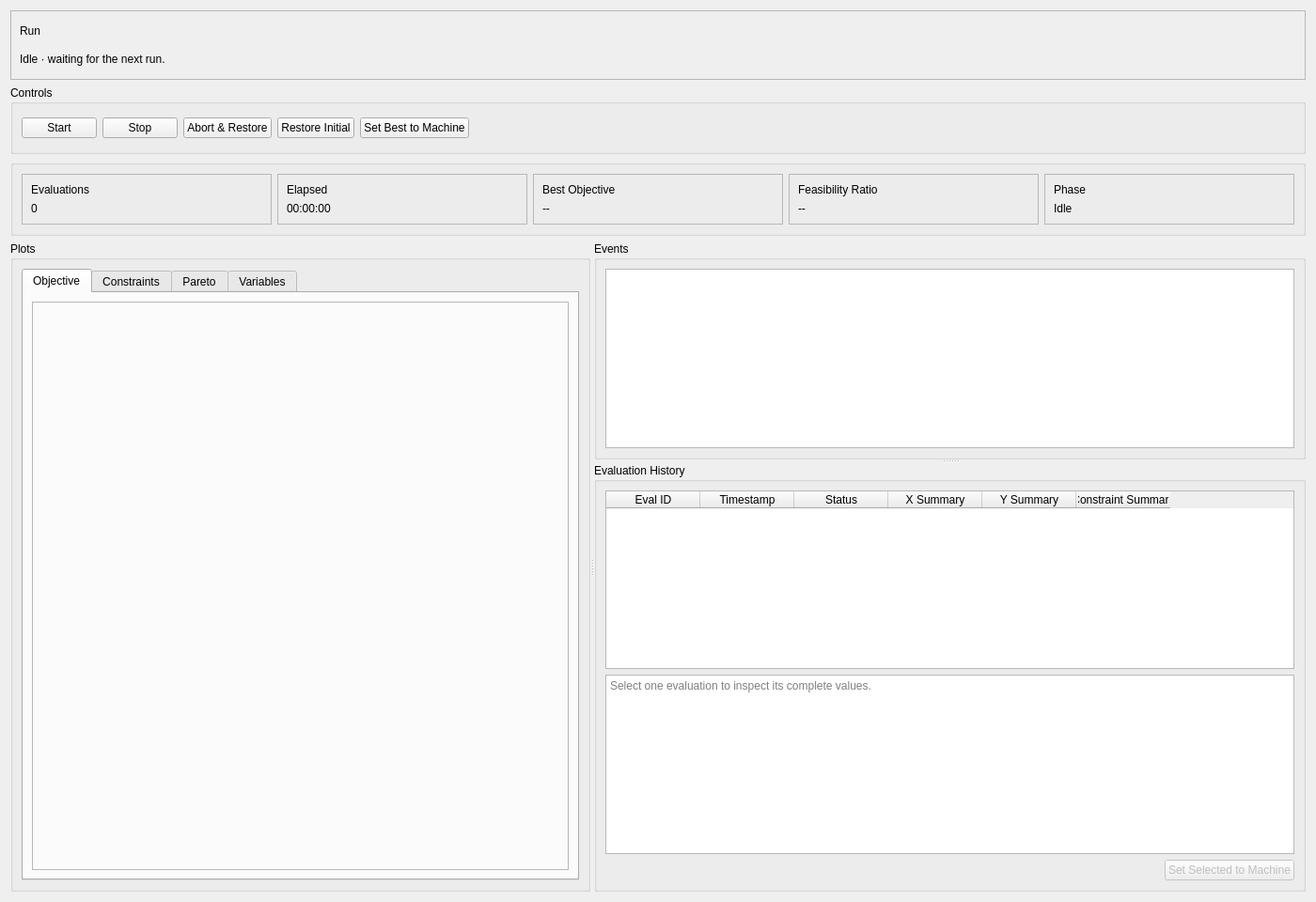
<?xml version="1.0" encoding="UTF-8"?>
<ui version="4.0">
 <class>RunMonitorPage</class>
 <widget class="QWidget" name="RunMonitorPage">
  <property name="geometry">
   <rect><x>0</x><y>0</y><width>1400</width><height>960</height></rect>
  </property>
  <property name="windowTitle">
   <string>Run Monitor</string>
  </property>
  <layout class="QVBoxLayout" name="verticalLayout_main">
   <item>
    <widget class="QFrame" name="frame_runHero">
     <property name="frameShape">
      <enum>QFrame::StyledPanel</enum>
     </property>
     <layout class="QVBoxLayout" name="verticalLayout_runHero">
      <item>
       <widget class="QLabel" name="label_runTitle">
        <property name="text">
         <string>Run</string>
        </property>
       </widget>
      </item>
      <item>
       <widget class="QLabel" name="label_runSummary">
        <property name="text">
         <string>Idle · waiting for the next run.</string>
        </property>
        <property name="wordWrap">
         <bool>true</bool>
        </property>
       </widget>
      </item>
     </layout>
    </widget>
   </item>
   <item>
   <widget class="QGroupBox" name="groupBox_actions">
     <property name="title"><string>Controls</string></property>
     <layout class="QVBoxLayout" name="verticalLayout_actionsBox">
      <item>
       <layout class="QHBoxLayout" name="horizontalLayout_actions">
        <item><widget class="QPushButton" name="pushButton_start"><property name="text"><string>Start</string></property></widget></item>
        <item><widget class="QPushButton" name="pushButton_stop"><property name="text"><string>Stop</string></property></widget></item>
        <item><widget class="QPushButton" name="pushButton_abortRestore"><property name="text"><string>Abort &amp;&amp; Restore</string></property></widget></item>
        <item><widget class="QPushButton" name="pushButton_restoreInitial"><property name="text"><string>Restore Initial</string></property></widget></item>
        <item><widget class="QPushButton" name="pushButton_setBest"><property name="text"><string>Set Best to Machine</string></property></widget></item>
        <item><spacer name="horizontalSpacer"><property name="orientation"><enum>Qt::Horizontal</enum></property><property name="sizeHint" stdset="0"><size><width>40</width><height>20</height></size></property></spacer></item>
       </layout>
      </item>
     </layout>
    </widget>
   </item>
   <item>
   <widget class="QGroupBox" name="groupBox_runtime">
     <property name="title"><string/></property>
     <layout class="QGridLayout" name="gridLayout_runtime">
      <item row="0" column="0"><widget class="QFrame" name="frame_eval"><property name="frameShape"><enum>QFrame::StyledPanel</enum></property><layout class="QVBoxLayout" name="verticalLayout_eval"><item><widget class="QLabel" name="label_evalTitle"><property name="text"><string>Evaluations</string></property></widget></item><item><widget class="QLabel" name="label_evalValue"><property name="text"><string>0</string></property></widget></item></layout></widget></item>
      <item row="0" column="1"><widget class="QFrame" name="frame_elapsed"><property name="frameShape"><enum>QFrame::StyledPanel</enum></property><layout class="QVBoxLayout" name="verticalLayout_elapsed"><item><widget class="QLabel" name="label_elapsedTitle"><property name="text"><string>Elapsed</string></property></widget></item><item><widget class="QLabel" name="label_elapsedValue"><property name="text"><string>00:00:00</string></property></widget></item></layout></widget></item>
      <item row="0" column="2"><widget class="QFrame" name="frame_best"><property name="frameShape"><enum>QFrame::StyledPanel</enum></property><layout class="QVBoxLayout" name="verticalLayout_best"><item><widget class="QLabel" name="label_bestTitle"><property name="text"><string>Best Objective</string></property></widget></item><item><widget class="QLabel" name="label_bestValue"><property name="text"><string>--</string></property></widget></item></layout></widget></item>
      <item row="0" column="3"><widget class="QFrame" name="frame_feasibility"><property name="frameShape"><enum>QFrame::StyledPanel</enum></property><layout class="QVBoxLayout" name="verticalLayout_feasibility"><item><widget class="QLabel" name="label_feasibilityTitle"><property name="text"><string>Feasibility Ratio</string></property></widget></item><item><widget class="QLabel" name="label_feasibilityValue"><property name="text"><string>--</string></property></widget></item></layout></widget></item>
      <item row="0" column="4"><widget class="QFrame" name="frame_phase"><property name="frameShape"><enum>QFrame::StyledPanel</enum></property><layout class="QVBoxLayout" name="verticalLayout_phase"><item><widget class="QLabel" name="label_phaseTitle"><property name="text"><string>Phase</string></property></widget></item><item><widget class="QLabel" name="label_phaseValue"><property name="text"><string>Idle</string></property></widget></item></layout></widget></item>
     </layout>
    </widget>
   </item>
   <item>
    <widget class="QSplitter" name="splitter_main">
     <property name="orientation"><enum>Qt::Horizontal</enum></property>
     <widget class="QGroupBox" name="groupBox_livePlots">
      <property name="title"><string>Plots</string></property>
      <layout class="QVBoxLayout" name="verticalLayout_livePlots">
       <item>
        <widget class="QTabWidget" name="tabWidget_plots">
         <widget class="QWidget" name="tab_obj"><attribute name="title"><string>Objective</string></attribute><layout class="QVBoxLayout" name="verticalLayout_obj"><item><widget class="QFrame" name="frame_obj"><property name="frameShape"><enum>QFrame::StyledPanel</enum></property></widget></item></layout></widget>
         <widget class="QWidget" name="tab_constraints"><attribute name="title"><string>Constraints</string></attribute><layout class="QVBoxLayout" name="verticalLayout_constraints"><item><widget class="QFrame" name="frame_constraints"><property name="frameShape"><enum>QFrame::StyledPanel</enum></property></widget></item></layout></widget>
         <widget class="QWidget" name="tab_pareto"><attribute name="title"><string>Pareto</string></attribute><layout class="QVBoxLayout" name="verticalLayout_pareto"><item><widget class="QFrame" name="frame_pareto"><property name="frameShape"><enum>QFrame::StyledPanel</enum></property></widget></item></layout></widget>
         <widget class="QWidget" name="tab_variables">
          <attribute name="title"><string>Variables</string></attribute>
          <layout class="QGridLayout" name="verticalLayout_variables">
           <item row="0" column="0"><widget class="QFrame" name="frame_variables"><property name="frameShape"><enum>QFrame::StyledPanel</enum></property></widget></item>
           <item row="0" column="0" alignment="Qt::AlignLeft|Qt::AlignTop">
            <layout class="QHBoxLayout" name="horizontalLayout_variableDisplay">
             <item><widget class="QLabel" name="label_variableDisplay"><property name="text"><string>Display</string></property></widget></item>
             <item><widget class="QComboBox" name="comboBox_variableTrajectoryMode"><property name="maximumSize"><size><width>180</width><height>16777215</height></size></property></widget></item>
            </layout>
           </item>
          </layout>
         </widget>
        </widget>
       </item>
      </layout>
     </widget>
     <widget class="QSplitter" name="splitter_runRight">
      <property name="orientation"><enum>Qt::Vertical</enum></property>
      <widget class="QGroupBox" name="groupBox_events">
       <property name="title"><string>Events</string></property>
       <layout class="QVBoxLayout" name="verticalLayout_events">
        <item><widget class="QPlainTextEdit" name="plainTextEdit_events"/></item>
       </layout>
      </widget>
      <widget class="QGroupBox" name="groupBox_table">
       <property name="title"><string>Evaluation History</string></property>
       <layout class="QVBoxLayout" name="verticalLayout_table">
        <item><widget class="QTableWidget" name="tableWidget_recent"><column><property name="text"><string>Eval ID</string></property></column><column><property name="text"><string>Timestamp</string></property></column><column><property name="text"><string>Status</string></property></column><column><property name="text"><string>X Summary</string></property></column><column><property name="text"><string>Y Summary</string></property></column><column><property name="text"><string>Constraint Summary</string></property></column></widget></item>
        <item><widget class="QPlainTextEdit" name="plainTextEdit_selectedEvaluation"><property name="maximumHeight"><number>140</number></property><property name="readOnly"><bool>true</bool></property><property name="placeholderText"><string>Select one evaluation to inspect its complete values.</string></property></widget></item>
        <item>
         <layout class="QHBoxLayout" name="horizontalLayout_historyActions">
          <item><spacer name="horizontalSpacer_historyActions"><property name="orientation"><enum>Qt::Horizontal</enum></property><property name="sizeHint" stdset="0"><size><width>40</width><height>20</height></size></property></spacer></item>
          <item><widget class="QPushButton" name="pushButton_setSelectedEvaluation"><property name="enabled"><bool>false</bool></property><property name="machineWrite" stdset="0"><bool>true</bool></property><property name="text"><string>Set Selected to Machine</string></property></widget></item>
         </layout>
        </item>
       </layout>
      </widget>
     </widget>
    </widget>
   </item>
  </layout>
 </widget>
 <resources/>
 <connections/>
</ui>
